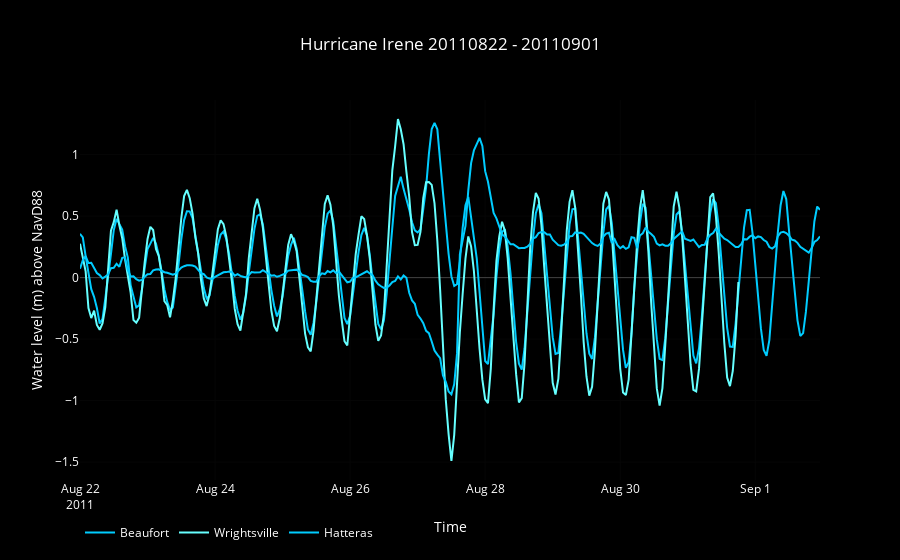

Write notebook code for a chart like this one.
### Markdown cell above
Download Hurricane Irene Fall 2011 Water Level Data and Plot time-series

### Code cell
begin_d = 'begin_date=20110822'
end_d = 'end_date=20110901'

irene_hatt = pd.read_csv(MakeDomain(begin_d, end_d, stations[0]['Hatteras']))
irene_hatt.name = 'Hatteras'
irene_duke = pd.read_csv(MakeDomain(begin_d, end_d, stations[1]['Beaufort']))
irene_duke.name = 'Beaufort'
irene_wright = pd.read_csv(MakeDomain(begin_d, end_d, stations[2]['Wrightsville']))
irene_wright.name = 'Wrightsville'

obs, dtm  = ' Water Level', 'Date Time'

beg = begin_d.split('=')[1] + ' - ' + end_d.split('=')[1]

datasets = [irene_duke, irene_wright, irene_hatt]
title = 'Hurricane Irene' + ' ' + beg

data, layout = MakePlot(datasets, obs, dtm, title)

notebook=True
fig = go.Figure(data=data, layout=layout)
if not notebook:
    plot(fig, filename='hurricane_matthew.html')
else:
    interactive = iplot(fig)

### Figure 1 — Plotly figure (JSON) as saved in the notebook; plotly's stock layout.template omitted (floating-point values rounded to 4 significant figures; data arrays with more than 128 entries replaced by an {"elided": "..."} marker saying what was removed)
{"data": [{"line": {"color": "rgb(0, 204, 255)"}, "name": "Beaufort", "type": "scatter", "uid": "3a7a73", "x": {"elided": "264 str values"}, "y": {"elided": "264 float values"}}, {"line": {"color": "rgb(102, 255, 255)"}, "name": "Wrightsville", "type": "scatter", "uid": "f5c0b9", "x": {"elided": "235 str values"}, "y": {"elided": "235 float values"}}, {"line": {"color": "rgb(0, 204, 255)"}, "name": "Hatteras", "type": "scatter", "uid": "3fe07f", "x": {"elided": "264 str values"}, "y": {"elided": "264 float values"}}], "layout": {"autosize": true, "font": {"color": "rgb(255,255,255)"}, "legend": {"orientation": "h"}, "paper_bgcolor": "rgb(0, 0, 0)", "plot_bgcolor": "rgb(0, 0, 0)", "title": "Hurricane Irene 20110822 - 20110901", "xaxis": {"autorange": true, "range": ["2011-08-22", "2011-09-01 23:00"], "title": "Time", "type": "date"}, "yaxis": {"autorange": true, "range": [-1.645, 1.445], "title": "Water level (m) above NavD88", "type": "linear"}}}
